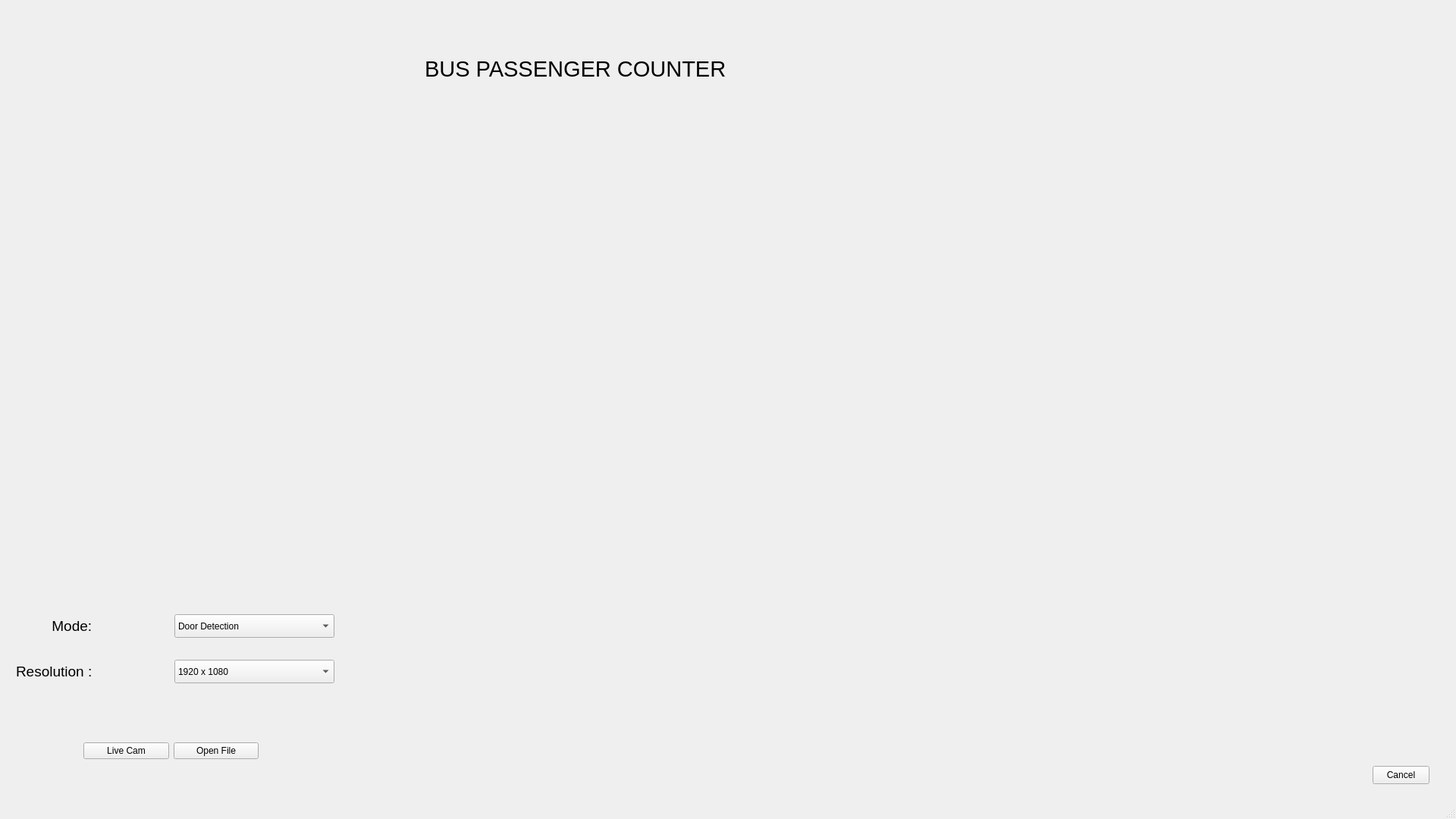
<?xml version="1.0" encoding="UTF-8"?>
<ui version="4.0">
 <class>MainWindow</class>
 <widget class="QMainWindow" name="MainWindow">
  <property name="geometry">
   <rect>
    <x>0</x>
    <y>0</y>
    <width>1920</width>
    <height>1080</height>
   </rect>
  </property>
  <property name="minimumSize">
   <size>
    <width>1920</width>
    <height>1080</height>
   </size>
  </property>
  <property name="maximumSize">
   <size>
    <width>2880</width>
    <height>1200</height>
   </size>
  </property>
  <property name="baseSize">
   <size>
    <width>1920</width>
    <height>1080</height>
   </size>
  </property>
  <property name="windowTitle">
   <string>MainWindow</string>
  </property>
  <widget class="QWidget" name="centralwidget">
   <widget class="QPushButton" name="run">
    <property name="geometry">
     <rect>
      <x>1810</x>
      <y>1010</y>
      <width>75</width>
      <height>24</height>
     </rect>
    </property>
    <property name="text">
     <string>Cancel</string>
    </property>
   </widget>
   <widget class="QLabel" name="label_2">
    <property name="geometry">
     <rect>
      <x>560</x>
      <y>10</y>
      <width>841</width>
      <height>161</height>
     </rect>
    </property>
    <property name="font">
     <font>
      <family>Arial</family>
      <pointsize>22</pointsize>
     </font>
    </property>
    <property name="text">
     <string>BUS PASSENGER COUNTER </string>
    </property>
    <property name="textFormat">
     <enum>Qt::AutoText</enum>
    </property>
   </widget>
   <widget class="QLabel" name="label">
    <property name="geometry">
     <rect>
      <x>21</x>
      <y>870</y>
      <width>211</width>
      <height>31</height>
     </rect>
    </property>
    <property name="font">
     <font>
      <family>Arial</family>
      <pointsize>14</pointsize>
     </font>
    </property>
    <property name="text">
     <string>Resolution :</string>
    </property>
   </widget>
   <widget class="QLabel" name="label_3">
    <property name="geometry">
     <rect>
      <x>21</x>
      <y>810</y>
      <width>211</width>
      <height>31</height>
     </rect>
    </property>
    <property name="font">
     <font>
      <family>Arial</family>
      <pointsize>14</pointsize>
     </font>
    </property>
    <property name="text">
     <string>         Mode: </string>
    </property>
   </widget>
   <widget class="QWidget" name="layoutWidget">
    <property name="geometry">
     <rect>
      <x>110</x>
      <y>950</y>
      <width>231</width>
      <height>81</height>
     </rect>
    </property>
    <layout class="QHBoxLayout" name="horizontalLayout_2">
     <item>
      <layout class="QHBoxLayout" name="horizontalLayout">
       <item>
        <widget class="QPushButton" name="openfile_2">
         <property name="text">
          <string>Live Cam</string>
         </property>
        </widget>
       </item>
      </layout>
     </item>
     <item>
      <widget class="QPushButton" name="openfile">
       <property name="text">
        <string>Open File</string>
       </property>
      </widget>
     </item>
    </layout>
   </widget>
   <widget class="QLabel" name="label_4">
    <property name="geometry">
     <rect>
      <x>520</x>
      <y>190</y>
      <width>991</width>
      <height>591</height>
     </rect>
    </property>
    <property name="text">
     <string/>
    </property>
    <property name="pixmap">
     <pixmap>../../../Downloads/photo-13-1587798090070863483659 (3).png</pixmap>
    </property>
   </widget>
   <widget class="QComboBox" name="comboBox1">
    <property name="geometry">
     <rect>
      <x>230</x>
      <y>870</y>
      <width>211</width>
      <height>31</height>
     </rect>
    </property>
    <item>
     <property name="text">
      <string>1920 x 1080</string>
     </property>
    </item>
    <item>
     <property name="text">
      <string>1080 x 1920</string>
     </property>
    </item>
    <item>
     <property name="text">
      <string>1600 × 900 </string>
     </property>
    </item>
    <item>
     <property name="text">
      <string>1280 × 720 </string>
     </property>
    </item>
    <item>
     <property name="text">
      <string>720 x 1280</string>
     </property>
    </item>
    <item>
     <property name="text">
      <string>1024 × 576 </string>
     </property>
    </item>
    <item>
     <property name="text">
      <string>None</string>
     </property>
    </item>
    <item>
     <property name="text">
      <string/>
     </property>
    </item>
   </widget>
   <widget class="QComboBox" name="comboBox2">
    <property name="geometry">
     <rect>
      <x>230</x>
      <y>810</y>
      <width>211</width>
      <height>31</height>
     </rect>
    </property>
    <item>
     <property name="text">
      <string>Door Detection</string>
     </property>
    </item>
    <item>
     <property name="text">
      <string>Inside Detection</string>
     </property>
    </item>
   </widget>
   <zorder>run</zorder>
   <zorder>label_2</zorder>
   <zorder>label</zorder>
   <zorder>label_3</zorder>
   <zorder>label_4</zorder>
   <zorder>layoutWidget</zorder>
   <zorder>comboBox1</zorder>
   <zorder>comboBox2</zorder>
  </widget>
  <widget class="QMenuBar" name="menubar">
   <property name="geometry">
    <rect>
     <x>0</x>
     <y>0</y>
     <width>1920</width>
     <height>22</height>
    </rect>
   </property>
  </widget>
  <widget class="QStatusBar" name="statusbar"/>
 </widget>
 <resources/>
 <connections/>
</ui>
